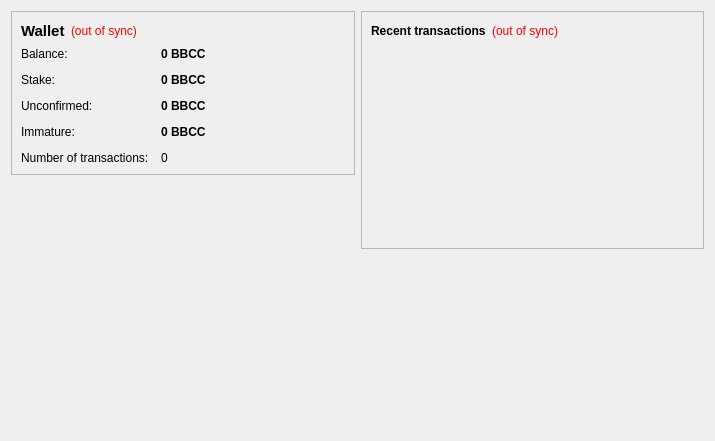
<?xml version="1.0" encoding="UTF-8"?>
<ui version="4.0">
 <class>OverviewPage</class>
 <widget class="QWidget" name="OverviewPage">
  <property name="geometry">
   <rect>
    <x>0</x>
    <y>0</y>
    <width>715</width>
    <height>441</height>
   </rect>
  </property>
  <property name="windowTitle">
   <string>Form</string>
  </property>
  <layout class="QHBoxLayout" name="horizontalLayout" stretch="1,1">
   <item>
    <layout class="QVBoxLayout" name="verticalLayout_2">
     <item>
      <widget class="QFrame" name="frame">
       <property name="frameShape">
        <enum>QFrame::StyledPanel</enum>
       </property>
       <property name="frameShadow">
        <enum>QFrame::Raised</enum>
       </property>
       <layout class="QVBoxLayout" name="verticalLayout_4">
        <item>
         <layout class="QHBoxLayout" name="horizontalLayout_4">
          <item>
           <widget class="QLabel" name="label_5">
            <property name="font">
             <font>
              <pointsize>11</pointsize>
              <weight>75</weight>
              <bold>true</bold>
             </font>
            </property>
            <property name="text">
             <string>Wallet</string>
            </property>
           </widget>
          </item>
          <item>
           <widget class="QLabel" name="labelWalletStatus">
            <property name="toolTip">
             <string>The displayed information may be out of date. Your wallet automatically synchronizes with the BaseBallCardCoin network after a connection is established, but this process has not completed yet.</string>
            </property>
            <property name="styleSheet">
             <string notr="true">QLabel { color: red; }</string>
            </property>
            <property name="text">
             <string notr="true">(out of sync)</string>
            </property>
            <property name="alignment">
             <set>Qt::AlignLeading|Qt::AlignLeft|Qt::AlignVCenter</set>
            </property>
           </widget>
          </item>
          <item>
           <spacer name="horizontalSpacer_2">
            <property name="orientation">
             <enum>Qt::Horizontal</enum>
            </property>
            <property name="sizeHint" stdset="0">
             <size>
              <width>40</width>
              <height>20</height>
             </size>
            </property>
           </spacer>
          </item>
         </layout>
        </item>
        <item>
         <layout class="QFormLayout" name="formLayout_2">
          <property name="fieldGrowthPolicy">
           <enum>QFormLayout::AllNonFixedFieldsGrow</enum>
          </property>
          <property name="horizontalSpacing">
           <number>12</number>
          </property>
          <property name="verticalSpacing">
           <number>12</number>
          </property>
          <item row="0" column="0">
           <widget class="QLabel" name="label">
            <property name="text">
             <string>Balance:</string>
            </property>
           </widget>
          </item>
          <item row="0" column="1">
           <widget class="QLabel" name="labelBalance">
            <property name="font">
             <font>
              <weight>75</weight>
              <bold>true</bold>
             </font>
            </property>
            <property name="cursor">
             <cursorShape>IBeamCursor</cursorShape>
            </property>
            <property name="toolTip">
             <string>Your current balance</string>
            </property>
            <property name="text">
             <string notr="true">0 BBCC</string>
            </property>
            <property name="textInteractionFlags">
             <set>Qt::LinksAccessibleByMouse|Qt::TextSelectableByKeyboard|Qt::TextSelectableByMouse</set>
            </property>
           </widget>
          </item>
          <item row="1" column="0">
           <widget class="QLabel" name="label_6">
            <property name="text">
             <string>Stake:</string>
            </property>
           </widget>
          </item>
          <item row="1" column="1">
           <widget class="QLabel" name="labelStake">
            <property name="font">
             <font>
              <weight>75</weight>
              <bold>true</bold>
             </font>
            </property>
            <property name="cursor">
             <cursorShape>IBeamCursor</cursorShape>
            </property>
            <property name="toolTip">
             <string>Total of coins that was staked, and do not yet count toward the current balance</string>
            </property>
            <property name="text">
             <string notr="true">0 BBCC</string>
            </property>
            <property name="textInteractionFlags">
             <set>Qt::LinksAccessibleByMouse|Qt::TextSelectableByKeyboard|Qt::TextSelectableByMouse</set>
            </property>
           </widget>
          </item>
          <item row="2" column="0">
           <widget class="QLabel" name="label_3">
            <property name="text">
             <string>Unconfirmed:</string>
            </property>
           </widget>
          </item>
          <item row="2" column="1">
           <widget class="QLabel" name="labelUnconfirmed">
            <property name="font">
             <font>
              <weight>75</weight>
              <bold>true</bold>
             </font>
            </property>
            <property name="cursor">
             <cursorShape>IBeamCursor</cursorShape>
            </property>
            <property name="toolTip">
             <string>Total of transactions that have yet to be confirmed, and do not yet count toward the current balance</string>
            </property>
            <property name="text">
             <string notr="true">0 BBCC</string>
            </property>
            <property name="textInteractionFlags">
             <set>Qt::LinksAccessibleByMouse|Qt::TextSelectableByKeyboard|Qt::TextSelectableByMouse</set>
            </property>
           </widget>
          </item>
          <item row="3" column="0">
           <widget class="QLabel" name="labelImmatureText">
            <property name="text">
             <string>Immature:</string>
            </property>
           </widget>
          </item>
          <item row="3" column="1">
           <widget class="QLabel" name="labelImmature">
            <property name="font">
             <font>
              <weight>75</weight>
              <bold>true</bold>
             </font>
            </property>
            <property name="toolTip">
             <string>Mined balance that has not yet matured</string>
            </property>
            <property name="text">
             <string notr="true">0 BBCC</string>
            </property>
            <property name="textInteractionFlags">
             <set>Qt::LinksAccessibleByMouse|Qt::TextSelectableByKeyboard|Qt::TextSelectableByMouse</set>
            </property>
           </widget>
          </item>
          <item row="4" column="0">
           <widget class="QLabel" name="label_2">
            <property name="text">
             <string>Number of transactions:</string>
            </property>
           </widget>
          </item>
          <item row="4" column="1">
           <widget class="QLabel" name="labelNumTransactions">
            <property name="toolTip">
             <string>Total number of transactions in wallet</string>
            </property>
            <property name="text">
             <string notr="true">0</string>
            </property>
           </widget>
          </item>
         </layout>
        </item>
       </layout>
      </widget>
     </item>
     <item>
      <spacer name="verticalSpacer">
       <property name="orientation">
        <enum>Qt::Vertical</enum>
       </property>
       <property name="sizeHint" stdset="0">
        <size>
         <width>20</width>
         <height>40</height>
        </size>
       </property>
      </spacer>
     </item>
     <item>
      <widget class="QLabel" name="label_6">
       <property name="text">
        <string/>
       </property>
       <property name="pixmap">
        <pixmap resource="../bitcoin.qrc">:/images/backg</pixmap>
       </property>
       <property name="scaledContents">
        <bool>false</bool>
       </property>
       <property name="alignment">
        <set>Qt::AlignCenter</set>
       </property>
       <property name="margin">
        <number>-2</number>
       </property>
      </widget>
     </item>
    </layout>
   </item>
   <item>
    <layout class="QVBoxLayout" name="verticalLayout_3">
     <item>
      <widget class="QFrame" name="frame_2">
       <property name="frameShape">
        <enum>QFrame::StyledPanel</enum>
       </property>
       <property name="frameShadow">
        <enum>QFrame::Raised</enum>
       </property>
       <layout class="QVBoxLayout" name="verticalLayout">
        <item>
         <layout class="QHBoxLayout" name="horizontalLayout_2">
          <item>
           <widget class="QLabel" name="label_4">
            <property name="text">
             <string>&lt;b&gt;Recent transactions&lt;/b&gt;</string>
            </property>
           </widget>
          </item>
          <item>
           <widget class="QLabel" name="labelTransactionsStatus">
            <property name="toolTip">
             <string>The displayed information may be out of date. Your wallet automatically synchronizes with the BaseBallCardCoin network after a connection is established, but this process has not completed yet.</string>
            </property>
            <property name="styleSheet">
             <string notr="true">QLabel { color: red; }</string>
            </property>
            <property name="text">
             <string notr="true">(out of sync)</string>
            </property>
            <property name="alignment">
             <set>Qt::AlignRight|Qt::AlignTrailing|Qt::AlignVCenter</set>
            </property>
           </widget>
          </item>
          <item>
           <spacer name="horizontalSpacer">
            <property name="orientation">
             <enum>Qt::Horizontal</enum>
            </property>
            <property name="sizeHint" stdset="0">
             <size>
              <width>40</width>
              <height>20</height>
             </size>
            </property>
           </spacer>
          </item>
         </layout>
        </item>
        <item>
         <widget class="QListView" name="listTransactions">
          <property name="styleSheet">
           <string notr="true">QListView { background: transparent; }</string>
          </property>
          <property name="frameShape">
           <enum>QFrame::NoFrame</enum>
          </property>
          <property name="verticalScrollBarPolicy">
           <enum>Qt::ScrollBarAlwaysOff</enum>
          </property>
          <property name="horizontalScrollBarPolicy">
           <enum>Qt::ScrollBarAlwaysOff</enum>
          </property>
          <property name="selectionMode">
           <enum>QAbstractItemView::NoSelection</enum>
          </property>
         </widget>
        </item>
       </layout>
      </widget>
     </item>
     <item>
      <spacer name="verticalSpacer_2">
       <property name="orientation">
        <enum>Qt::Vertical</enum>
       </property>
       <property name="sizeHint" stdset="0">
        <size>
         <width>20</width>
         <height>40</height>
        </size>
       </property>
      </spacer>
     </item>
    </layout>
   </item>
  </layout>
 </widget>
 <resources>
  <include location="../bitcoin.qrc"/>
 </resources>
 <connections/>
</ui>
